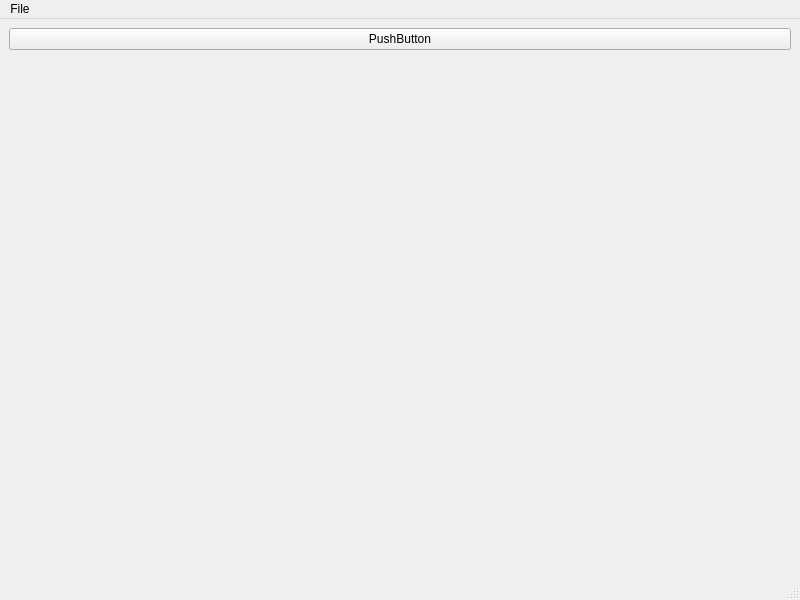
<?xml version="1.0" encoding="UTF-8"?>
<ui version="4.0">
 <class>MainWindow</class>
 <widget class="QMainWindow" name="MainWindow">
  <property name="geometry">
   <rect>
    <x>0</x>
    <y>0</y>
    <width>800</width>
    <height>600</height>
   </rect>
  </property>
  <property name="windowTitle">
   <string>MainWindow</string>
  </property>
  <widget class="QWidget" name="centralwidget">
   <layout class="QVBoxLayout" name="verticalLayout">
    <item>
     <widget class="QPushButton" name="pushButton">
      <property name="text">
       <string>PushButton</string>
      </property>
     </widget>
    </item>
    <item>
     <spacer name="verticalSpacer">
      <property name="orientation">
       <enum>Qt::Vertical</enum>
      </property>
      <property name="sizeHint" stdset="0">
       <size>
        <width>20</width>
        <height>40</height>
       </size>
      </property>
     </spacer>
    </item>
   </layout>
  </widget>
  <widget class="QMenuBar" name="menubar">
   <property name="geometry">
    <rect>
     <x>0</x>
     <y>0</y>
     <width>800</width>
     <height>22</height>
    </rect>
   </property>
   <widget class="QMenu" name="menuFile">
    <property name="title">
     <string>File</string>
    </property>
    <addaction name="actionOpen"/>
   </widget>
   <addaction name="menuFile"/>
  </widget>
  <widget class="QStatusBar" name="statusbar"/>
  <action name="actionOpen">
   <property name="text">
    <string>Open</string>
   </property>
  </action>
 </widget>
 <resources/>
 <connections/>
</ui>
